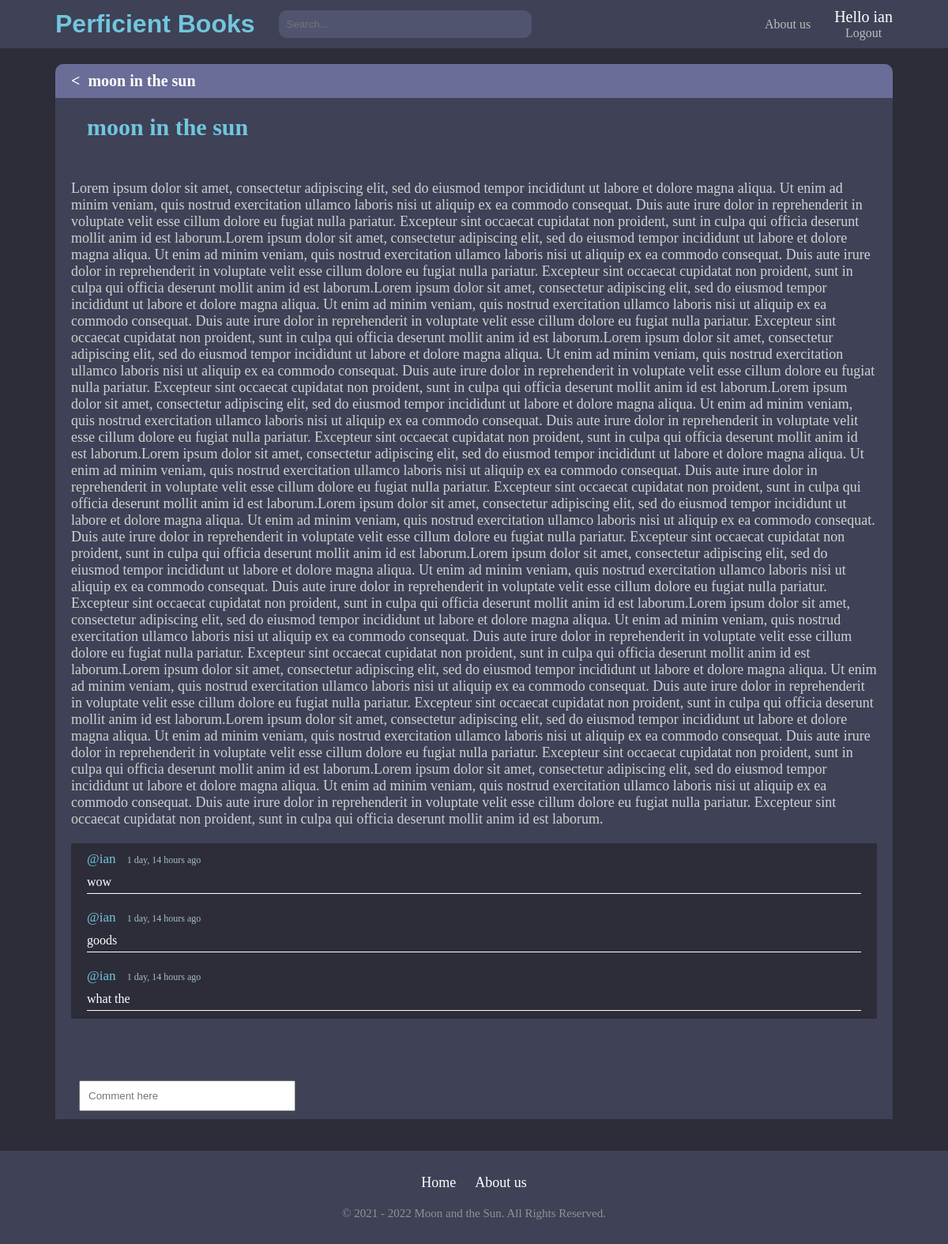
/room/30/ (signed in), run on the app's committed database.
### base/models.py (models this page shows, shortened)
class Room(models.Model):
    host = models.ForeignKey(User, on_delete=models.CASCADE, null=True)
    topic = models.ForeignKey(Topic, on_delete=models.CASCADE, null=True)
    name = models.CharField(max_length=200)
    desription = models.TextField(null=True, blank=True)
    participants = models.ManyToManyField(
        User, related_name='participants', blank=True)
    update = models.DateTimeField(auto_now=True)
    create = models.DateField(auto_now_add=True)
    class Meta:
        ordering = ['-update', '-create']

class Message(models.Model):
    user = models.ForeignKey(User, on_delete=models.CASCADE)
    room = models.ForeignKey(Room, on_delete=models.CASCADE)
    body = models.TextField(null=True, blank=True)
    update = models.DateTimeField(auto_now=True)
    create = models.DateField(auto_now_add=True)

### base/views.py (the view, shortened to what this page needs)
# urls.py: path('room/<str:pk>/', views.room, name='room'),
def room(request, pk):
    room = Room.objects.get(id=pk)
    messages_room = room.message_set.all().order_by('create')
    context = {'room': room, 'messages_room': messages_room}
    return render(request, 'base/room.html', context)

### base/templates/base/room.html (shortened to what this page needs)
{% extends 'main.html' %}
 {% block content %}
 <div class="room-container">
    <div class="content">
        <div class="line1">
            <a href="{% url 'home' %}"><</a>
            <h1>{{room.name}}</h1>
        </div>
        <div class="line2">
            <h1>{{room.name}}</h1>
            <div class="details">
                <p>{{room.desription}}</p>
            </div>
        </div>
        <div class="line3">
            <div class="comment-wrapper">
                <div class="border">
                    {% for i in messages_room %}
                    <div class="message-content">
                        <small>@{{i.user}} <span>{{i.create|timesince}} ago</span></small>
                        <p>{{i.body}}</p>
                    </div>
                    {% endfor %}
                </div>
            </div>
        </div>
    </div>
    <div class="comment-submit">
        {% if request.user.is_authenticated %}
        <div class="comment-form">
            <form method="POST" action="">
                <input type="text" name="body" placeholder="Comment here">
            </form>
        </div>
        {% endif %}
    </div>
</div>
 {% endblock content %}

### templates/navar.html (shortened to what this page needs)
<div class="continer-navar">
    <div class="content">
        <div class="left">
            <div class="logo">
                <a href="/"><h1>Perficient Books</h1></a>
            </div>
            <div class="search">
                <form method="GET" action="">
                    <input type="text" name="q" placeholder="Search...">
                </form>
            </div>
        </div>
        <div class="right_right">
            <div class= "about_us">
                <a href="{% url 'about-us' %}">About us</a>
            </div>
            <div class="right">
                <div class="loggg">
                    {% if request.user.is_authenticated %}
                    <p>Hello {{request.user}}</p>
                    <a class="logt" href="{% url 'logout' %}">Logout</a>
                    {% else %}
                    <a class="log" href="{% url 'login' %}">Login</a>
                    {% endif %}
                </div>
            </div>
        </div>
    </div>
</div>

### templates/navar.html (style rules this page uses)
* { padding: 0; margin: 0; }
.continer-navar { background-color: #3F4156; margin-bottom: 10px; }
.continer-navar .content { display: flex; justify-content: space-between; padding: 10px 70px; align-items: center; }
.right_right { display: flex; align-items: center; }
.continer-navar .content .logo h1 { color: #71C6DD; font-family: 'Lucida Sans', 'Lucida Sans Regular', 'Lucida Grande', 'Lucida Sans Unicode', Geneva, Verdana, sans-serif; }
.continer-navar .content .logo a { text-decoration: none; }
.continer-navar .content .left { display: flex; align-items: center; }
.continer-navar .content .left .search { margin-left: 30px; }
.continer-navar .content .left .search input { width: 300px; padding: 10px 10px; outline: none; background-color: #51546E; border: none; border-radius: 10px; color: white; }
.right { display: flex; text-align: center; }
.right a { color: rgb(189, 189, 189); text-decoration: none; }
.about_us { margin-right: 30px; }
.about_us a { color: rgb(189, 189, 189); text-decoration: none; right: 100px; }
.right p { color: white; font-size: 20px; }

### base/templates/base/room.html (style rules this page uses)
.room-container { padding: 10px 70px; }
.room-container .content { background-color: #3F4156; border-top-left-radius: 10px; border-top-right-radius: 10px; }
.room-container h1 { color: white; font-size: 20px; }
.room-container .line1 { display: flex; background-color: #696D97; border-top-left-radius: 10px; border-top-right-radius: 10px; padding-left: 20px; align-items: center; }
.room-container .line1 a { color: white; text-decoration: none; font-size: 20px; font-weight: bolder; padding: 10px 0; margin-right: 10px; }
.room-container .line2 h1 { padding: 20px 20px; font-size: 30px; margin-left: 20px; color: #71C6DD; }
.room-container .details { margin-top: 20px; padding: 10px 20px; }
.room-container .details p { color: rgb(209, 209, 209); font-size: 18px; }
.room-container .line3 { height: 300px; overflow-y: scroll; }
.room-container .line3 .comment-wrapper { padding: 10px 20px; }
.room-container .line3 .comment-wrapper .message-content { background-color: #2D2D39; padding: 10px 20px; }
.room-container .line3 .comment-wrapper .message-content small, .room-container .line3 .comment-wrapper .message-content p { color: white; }
.room-container .line3 .comment-wrapper .message-content p { padding-top: 10px; padding-bottom: 5px; border-bottom: 1px solid white; }
.room-container .line3 .comment-wrapper .message-content small { color: #71C6DD; font-size: 17px; padding-bottom: 10px; }
.room-container .line3 .comment-wrapper .message-content small span { color: #A5BDBD; font-size: 12px; margin-left: 10px; }
.comment-submit { background-color: #3F4156; padding: 10px 30px; }
.comment-submit input { padding: 10px; width: 250px; }

### templates/main.html (style rules this page uses)
body { background-color: #2D2D39; }

### data on the page
Room: name "moon in the sun", desription "Lorem ipsum dolor sit amet, consectetur adipiscing elit, sed do eiusmod tempor incididunt ut labore et dolore magna aliqua. Ut enim ad minim veniam, quis nostrud exercitation ullamco laboris nisi ut aliquip ex ea commodo consequat. Duis aute irure dolor in reprehenderit in voluptate velit esse cillum dolore eu fugiat nulla pariatur. Excepteur sint occaecat cupidatat non proident, sunt in culpa qui officia deserunt mollit anim id est laborum.Lorem ipsum dolor sit amet, consectetur adipiscing elit, sed do eiusmod tempor incididunt ut labore et dolore magna aliqua. Ut enim ad minim veniam, quis nostrud exercitation ullamco laboris nisi ut aliquip ex ea commodo consequat. Duis aute irure dolor…"
Message: user "ian", create "1 day, 14 hours", body "wow"
Message: user "ian", create "1 day, 14 hours", body "goods"
Message: user "ian", create "1 day, 14 hours", body "what the"

### other printed values
{{ request.user }} "ian"
